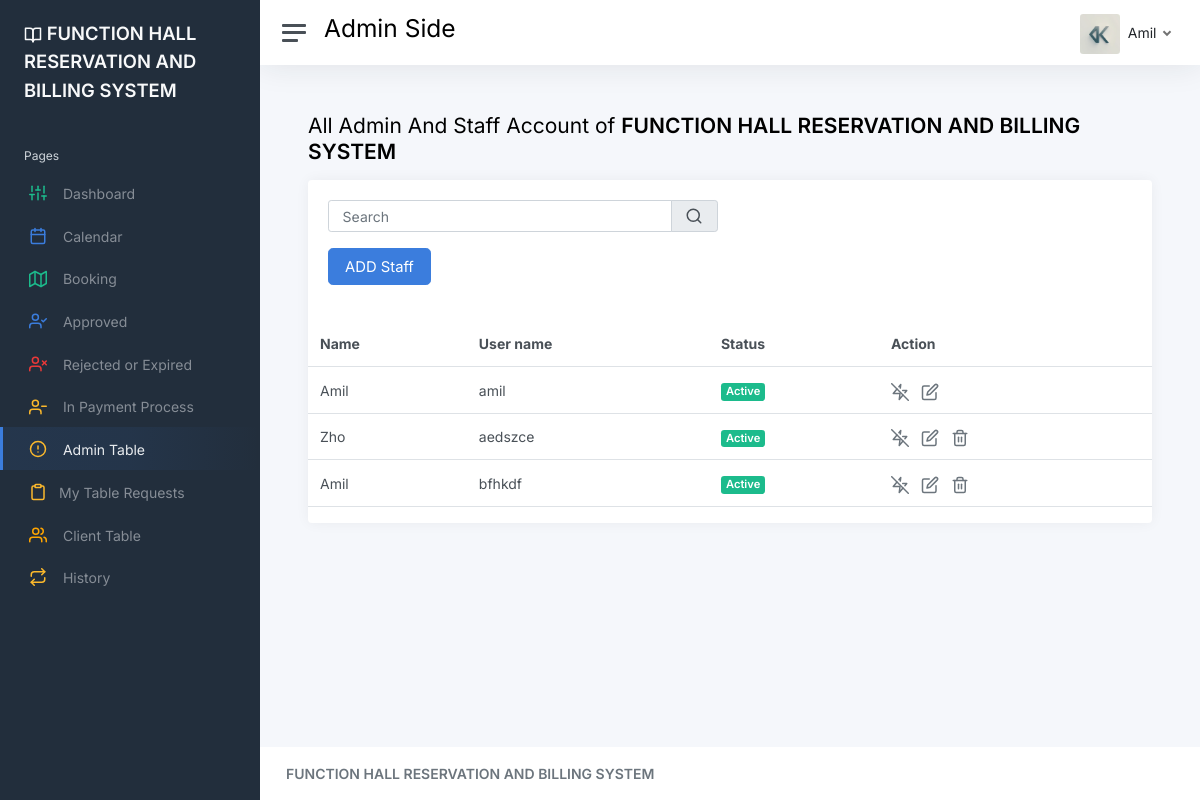
/static/Users1.php (signed in), run on the app's committed database.
### tables this page shows
CREATE TABLE `user` (
  `User_id` int(7) NOT NULL,
  `Username` varchar(20) NOT NULL,
  `Password` varchar(20) NOT NULL,
  `Fullname` varchar(20) NOT NULL,
  `Email` varchar(50) NOT NULL,
  `Gender` varchar(12) NOT NULL,
  `middle` varchar(50) NOT NULL,
  `Last` varchar(20) NOT NULL,
  `Phone` varchar(12) NOT NULL,
  `role` varchar(50) NOT NULL,
  `Status` int(11) NOT NULL
);

### static/model/class_model.php (called while the page is built, shortened)
<?php
	class class_model{
		public $host = db_host;
		public $user = db_user;
		public $pass = db_pass;
		public $dbname = db_name;
		public $conn;
		private function connect(){
			$this->conn = new mysqli($this->host, $this->user, $this->pass, $this->dbname);
		}
		public function user_account($User_id){
			$stmt = $this->conn->prepare("SELECT * FROM `user` WHERE `User_id` = ?") or die($this->conn->error);
		    $stmt->bind_param("i", $User_id);
			if($stmt->execute()){
				$result = $stmt->get_result();
				$fetch = $result->fetch_array();
				return array(
					'Fullname'=> $fetch['Fullname'],
					'Username'=>$fetch['Username'],
					'role'=>$fetch['role']
				);
			}
		}
		  public function fetchAll_admin(){
            $sql = "SELECT * FROM user ";
				$stmt = $this->conn->prepare($sql);
				$stmt->execute();
				$result = $stmt->get_result();
		        $data = array();
		         while ($row = $result->fetch_assoc()) {
		                   $data[] = $row;
		            }
		         return $data;
		  }
			}
?>

### static/Users1.php (the view, shortened to what this page needs)
<!DOCTYPE html>
<html lang="en">
<head>
	<link href="css/app.css" rel="stylesheet">
</head>
<body>
	<div class="wrapper">
		<?php include('includes/sidebar.php'); ?>
		<div class="main">
		<?php include('includes/header.php'); ?>
			<main class="content">
			<div class="container-fluid p-0">
    <h1 class="h3 mb-3">
        All Admin And Staff Account of
        <strong>FUNCTION HALL RESERVATION AND BILLING SYSTEM</strong>
    </h1>
    <?php
    $conn = new class_model();
    $booking = $conn-> fetchAll_admin();
    ?>
    <div class="row">
        <div class="col-12 col-lg-12 col-xxl-12 d-flex">
            <div class="card flex-fill">
				<div class="card-body">
  <div class="row">
    <div class="col-lg-6">
      <div class="input-group">
        <input name="search" type="text" class="form-control" placeholder="Search">
        <span class="input-group-text"><i data-feather="search"></i></span>
      </div>
    </div>
  </div>
  <div class="mb-3 mt-3">
	<?php if($userinfo['role'] != 'Staff'){ ?>
<button onclick="location.href='Add_Users.php'"  class="btn btn-primary btn-lg pl-2 pr-4">ADD Staff</button>
<?php }else{} ?>
</div>
</div>
<div class="table-responsive">
                <table class="table table-hover">
                    <thead>
                        <tr>
                            <th>Name</th>
                            <th>User name</th>
                            <th>Status</th>
		            <?php if($userinfo['role'] != 'Staff'){ ?>
                            <th >Action</th>
<?php }else{} ?>
                        </tr>
                    </thead>
                    <tbody>
                        <?php if (!empty($booking)) {
                            foreach ($booking as $row) { ?>
                                <tr>
                                    <td><?= htmlspecialchars($row['Fullname']) ?></td>
									<td>
                                        <?= ($row['Username'])  ?>
                                    </td>
									<td >
									<?php if($row['Status']== 1){ ?>
												<span class="badge bg-success">
												Active
												</span>
											<?php }else{ ?>
												<span class="badge bg-danger">
												Deactivated
												</span>
												<?php } ?>
                                    </td>
									<?php if($userinfo['role'] != 'Staff'){ ?>
									<td >
									<?php if($row['Status']== 1){ ?>
									<a href="javascript:;" data-id="<?= $row['User_id']; ?>" class="text-secondary font-weight-bold text-xs actived" data-toggle="tooltip" title="Deactivated">
									<i class="align-middle me-2" data-feather="zap-off"></i>
									 </a>
									 <a href="edit_user.php?user_id=<?= $row['User_id']; ?>&User-name=<?= $row['Username']; ?>" class="text-secondary font-weight-bold text-xs" data-toggle="tooltip" title="Edit user">
                                                        <i  class="align-middle me-2" data-feather="edit"></i>
                                            </a>
									<?php }elseif($row['Status']== 0){ ?>
										<a href="javascript:;" data-id="<?= $row['User_id']; ?>" class="text-secondary font-weight-bold text-xs deactive" data-toggle="tooltip" title="Activate">
									   <i class="align-middle me-2" data-feather="zap"></i>
										<?php } ?>
										<?php
										if($row['role'] == 'Staff'){ ?>
												<a href="javascript:;" data-id="<?= $row['User_id']; ?>" class="text-secondary font-weight-bold text-xs delete" data-toggle="tooltip" title="delete User">
                                        <i class="align-middle me-2" data-feather="trash-2"></i>
												</a>
										<?php }else{}
										 ?>
                                    </td>
								<?php }else{} ?>
                                </tr>
                        <?php }
                        } else { ?>
                            <tr>
                                <td colspan="7" class="text-center">No booking records found.</td>
                            </tr>
                        <?php } ?>
                    </tbody>
                </table>
            </div>
            </div>
        </div>
    </div>
</div>
			</main>
			<footer class="footer">
				<div class="container-fluid">
					<div class="row text-muted">
						<div class="col-6 text-start">
							<p class="mb-0">
								<a class="text-muted" href="https://adminkit.io/" target="_blank"><strong> FUNCTION HALL RESERVATION AND BILLING SYSTEM </strong></a>
							</p>
						</div>
					</div>
				</div>
			</footer>
		</div>
	</div>
</body>
</html>

### static/includes/header.php (shortened to what this page needs)
<nav class="navbar navbar-expand navbar-light navbar-bg">
				<a class="sidebar-toggle js-sidebar-toggle">
          <i class="hamburger align-self-center"></i>
        </a>
<h2><?php if($userinfo['role'] == 'Staff'){ ?>Staff Side <?php }else{ ?>Admin Side<?php } ?></h2>
				<div class="navbar-collapse collapse">
					<ul class="navbar-nav navbar-align">
						<li class="nav-item dropdown">
							<a class="nav-icon dropdown-toggle" href="#" id="alertsDropdown" data-bs-toggle="dropdown">
							</a>
						</li>
						<li class="nav-item dropdown">
							<a class="nav-icon dropdown-toggle" href="#" id="messagesDropdown" data-bs-toggle="dropdown">
							</a>
						</li>
						<li class="nav-item dropdown">
							<a class="nav-link dropdown-toggle d-none d-sm-inline-block" href="#" data-bs-toggle="dropdown">
                <img src="img/avatars/20250426_1521_image (1).png" class="avatar img-fluid rounded me-1" alt="Charles Hall" /> <span class="text-dark"><?= $userinfo['Fullname'] ?></span>
              </a>
						</li>
					</ul>
				</div>
			</nav>

### data on the page
user: Fullname "Amil", Username "amil", Status "Active"
user: Fullname "Zho", Username "aedszce", Status "Active"
user: Fullname "Amil", Username "bfhkdf", Status "Active"
